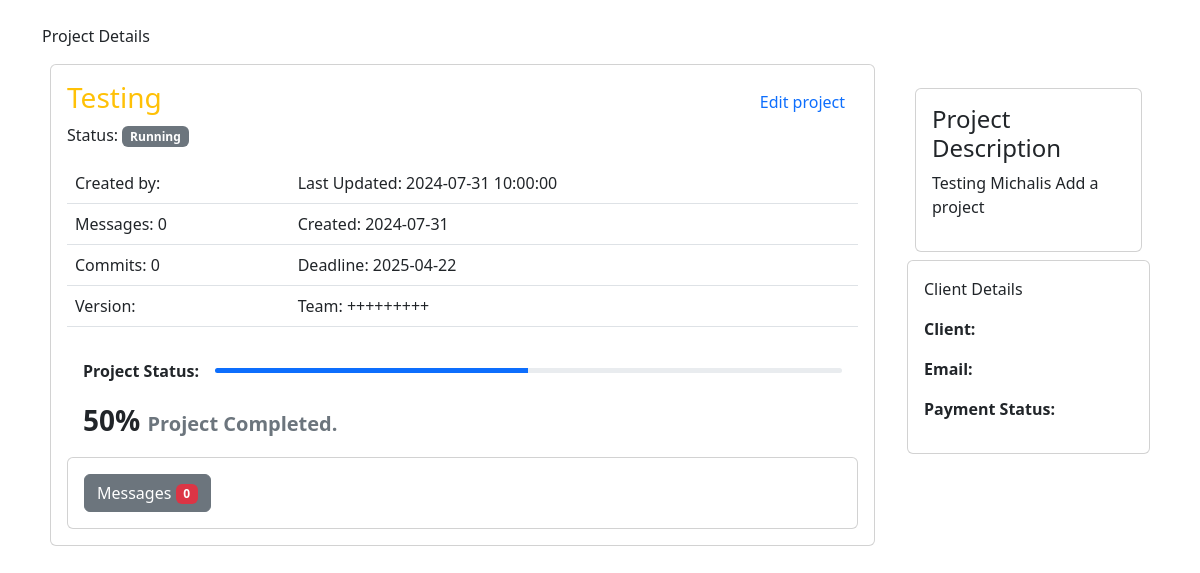
Page /app/projectdetails/projectdetails.component.php on the committed database.
### tables this page shows
CREATE TABLE projects (
    id INT AUTO_INCREMENT PRIMARY KEY,
    name VARCHAR(100) NOT NULL,
    status ENUM('New', 'Running', 'On Hold', 'Finished') NOT NULL DEFAULT 'New',
    open_tasks INT DEFAULT 0,
    type VARCHAR(50),
    description TEXT,
    created_by VARCHAR(50) NOT NULL,
    created_date DATE NOT NULL,
    last_updated DATETIME,
    team_leader VARCHAR(50),
    priority ENUM('Low', 'Medium', 'High') DEFAULT 'Medium',
    deadline DATE NOT NULL,
    comments_count INT DEFAULT 0,
    bugs_count INT DEFAULT 0,
    messages_count INT DEFAULT 0,
    commits_count INT DEFAULT 0,
    version VARCHAR(20),
    team VARCHAR(100),
    progress INT DEFAULT 0
);

### src/app/projectdetails/projectdetails.component.php (the view, shortened to what this page needs)
<?php
$db_host = 'localhost';
$db_user = 'root';
$db_pass = '';
$db_name = 'project_manager';
try {
    $pdo = new PDO("mysql:host=$db_host;dbname=$db_name", $db_user, $db_pass);
    $pdo->setAttribute(PDO::ATTR_ERRMODE, PDO::ERRMODE_EXCEPTION);
} catch (PDOException $e) {
    die("Connection failed: " . $e->getMessage());
}
$project_id = 1;
$stmt = $pdo->prepare("SELECT * FROM projects WHERE id = ?");
$stmt->execute([$project_id]);
$project = $stmt->fetch(PDO::FETCH_ASSOC);
$stmt = $pdo->prepare("SELECT * FROM clients WHERE project_id = ?");
$stmt->execute([$project_id]);
$client = $stmt->fetch(PDO::FETCH_ASSOC);
?>
<!DOCTYPE html>
<html lang="en">
<head>
    <link href="https://cdn.jsdelivr.net/npm/bootstrap@5.3.0/dist/css/bootstrap.min.css" rel="stylesheet">
</head>
<body>
    <div class="container mt-4">
        <p>Project Details</p>
        <div class="d-flex flex-row m-2">
            <div class="card col-12 col-md-9 me-3">
                <div class="card-body">
                    <div class="d-flex flex-row justify-content-between">
                        <p class="h3 text-warning"><?php echo htmlspecialchars($project['name']); ?></p>
                        <button class="btn btn-link text-primary text-decoration-none" data-bs-toggle="modal" data-bs-target="#editProjectModal">Edit project</button>
                    </div>
                    <p>Status: <span class="badge <?php echo $project['status'] === 'Active' ? 'bg-success' : ($project['status'] === 'Completed' ? 'bg-primary' : 'bg-secondary'); ?>"><?php echo htmlspecialchars($project['status']); ?></span></p>
                    <div>
                        <table class="table">
                            <tr>
                                <td>Created by:</td>
                                <td>Last Updated: <?php echo htmlspecialchars($project['last_updated']); ?></td>
                            </tr>
                            <tr>
                                <td>Messages: <?php echo htmlspecialchars($project['messages_count']); ?></td>
                                <td>Created: <?php echo htmlspecialchars($project['created_date']); ?></td>
                            </tr>
                            <tr>
                                <td>Commits: <?php echo htmlspecialchars($project['commits_count']); ?></td>
                                <td>Deadline: <?php echo htmlspecialchars($project['deadline']); ?></td>
                            </tr>
                            <tr>
                                <td>Version: <?php echo htmlspecialchars($project['version']); ?></td>
                                <td>Team: <?php echo htmlspecialchars($project['team']); ?></td>
                            </tr>
                        </table>
                        <div class="d-flex align-items-center">
                            <span class="fw-bold p-3">Project Status:</span>
                            <div class="progress flex-grow-1 me-3" style="height: 5px;">
                                <div class="progress-bar bg-primary" style="width: <?php echo $project['progress']; ?>%;"></div>
                            </div>
                        </div>
                        <span class="fw-bold fs-3 p-3"><?php echo $project['progress']; ?>% <span class="text-secondary fs-5">Project Completed.</span></span>
                        <div class="card mt-3">
                            <div class="body p-3">
                                <span class="btn btn-secondary">
                                    Messages <span class="badge bg-danger"><?php echo $project['messages_count'] > 0 ? 4 : 0; ?></span>
                                </span>
                            </div>
                        </div>
                    </div>
                </div>
            </div>
            <div class="col-12 col-md-3 p-3">
                <div class="card d-flex flex-column m-2">
                    <div class="card-body">
                        <p class="h4">Project Description</p>
                        <p class="text-justify text-wrap"><?php echo htmlspecialchars($project['description']); ?></p>
                    </div>
                </div>
                <div class="card">
                    <div class="card-body">
                        <p>Client Details</p>
                        <p class="fw-bold">Client: <span class="fw-normal"><?php echo htmlspecialchars($client['name']); ?></span></p>
                        <p class="fw-bold">Email: <span class="fw-normal"><?php echo htmlspecialchars($client['email']); ?></span></p>
                        <p class="fw-bold">Payment Status: <span class="fw-normal"><?php echo htmlspecialchars($client['payment_status']); ?></span></p>
                    </div>
                </div>
            </div>
        </div>
    </div>
</body>
</html>

### rows in the picture
projects: name "Testing", status "Running", last_updated "2024-07-31 10:00:00", messages_count "0", created_date "2024-07-31", commits_count "0", deadline "2025-04-22", team "+++++++++", progress "50", description "Testing Michalis Add a project"
